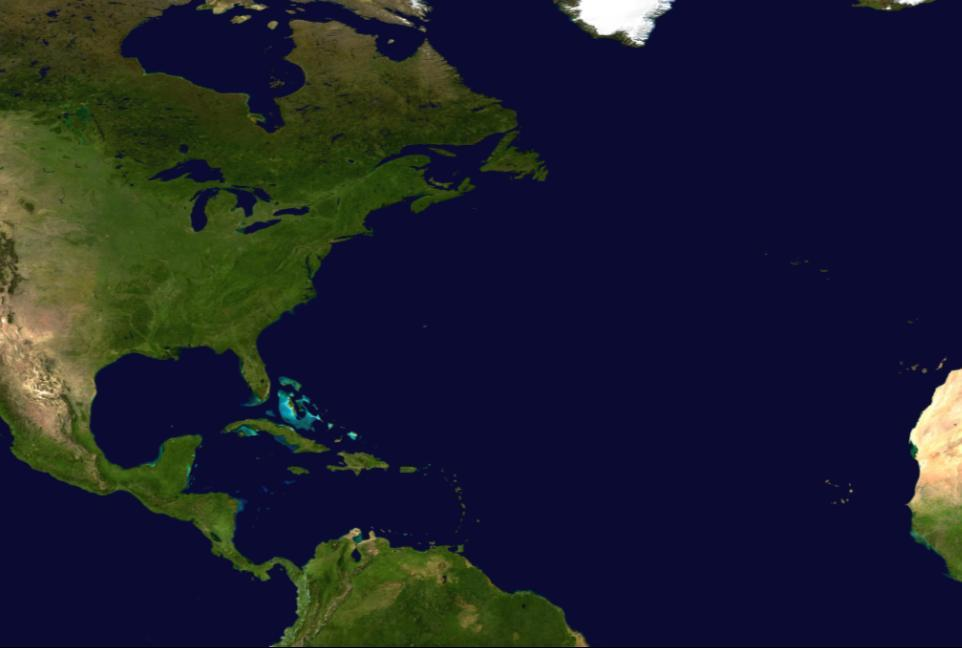
%> input picture north-atlantic-basin.JPG, 962 x 648 px
$ octave --eval "createFigureWithBackground;"   (GNU Octave 9; MATLAB toolbox functions it lacks are replaced by stand-ins)
%> lines starting %> are read from the running program, lines starting %| are printed output that depends on the picture
function createFigureWithBackground()
% create figure, add background image of to axes
% the limits of the axes are approximate for this quadrant
% of the Earth in the Atlantic Ocean, image obtain from
% https://visibleearth.nasa.gov
% DO NOT MODIFY THIS FUNCTION, use it ONCE BEFORE plotting.

% Load image
imgFile = 'north-atlantic-basin.JPG';

I = imread(imgFile);
%> I is the input picture: size 648x962x3 uint8; mean R, G, B 28.7, 31.4, 45.7
I = flipud(I);
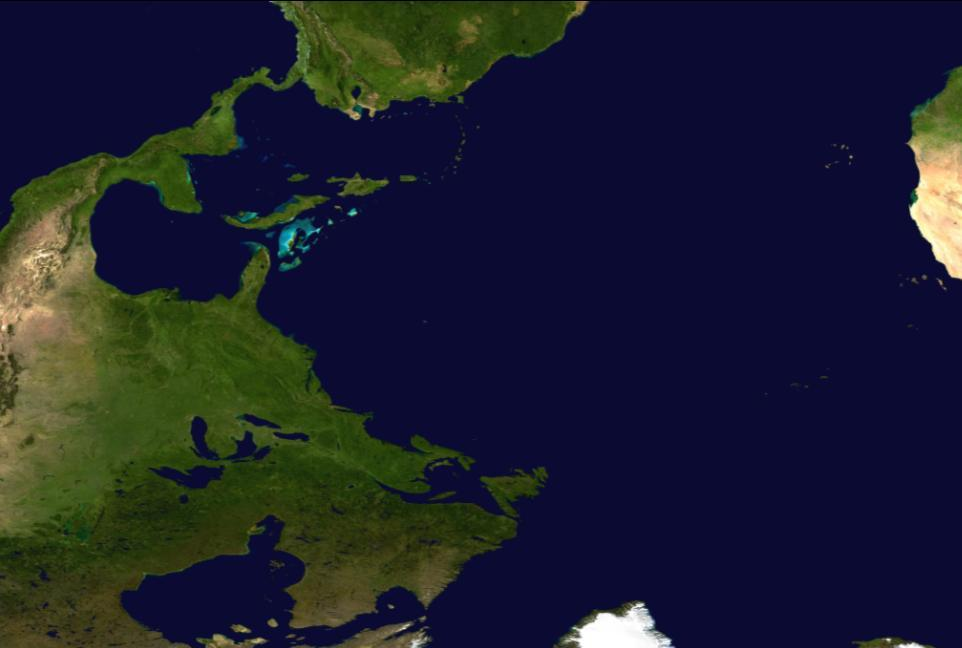
%> I: size 648x962x3 uint8; mean R, G, B 28.7, 31.4, 45.7; mean of the top-left, top-right, bottom-left and bottom-right quarters 37.5, 31.2, 44.3, 28.1
%> `createFigureWithBackground;`:
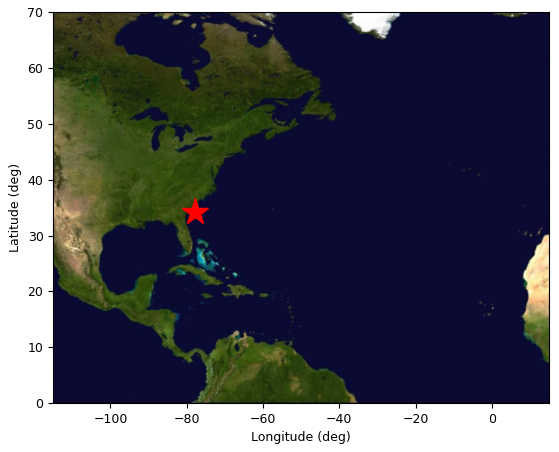
%> figure redrawn from the program's plot data

% Choose approximate longitude/latitude range for this image
x_min = -115;   % westernmost longitude (deg)
x_max =  15;   % easternmost longitude (deg)
y_min =    0;   % southernmost latitude (deg)
y_max =   70;   % northernmost latitude (deg)


% Plot background image with lon/lat axes
figure;
image([x_min x_max], [y_min y_max], I);  % map image to lon/lat extent
set(gca, 'YDir', 'normal');              % latitude increases upward
xlabel('Longitude (deg)');
ylabel('Latitude (deg)');
hold on;  %plotting AFTER this function is called will show on the same figure

% Wilmington, NC Coordinates
wilmLat = 34.22;
wilmLon = -77.94;
plot(wilmLon, wilmLat, 'rp', 'MarkerSize',20, 'MarkerFaceColor', 'r')

% Optional: make aspect ratio nicer
axis([x_min x_max y_min y_max]);
%axis equal;

end
